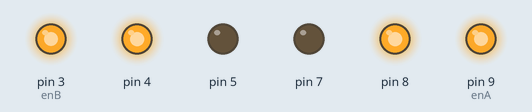
Recording of a sketch running on a simulated Arduino Uno, built with avr-gcc and run on an emulated ATmega328P. Parts: output pins drawn as LEDs (lit = HIGH).

Above: at 0.1 s.
Timing chart, 0 to 1.6 s (numbered marks = the images above):
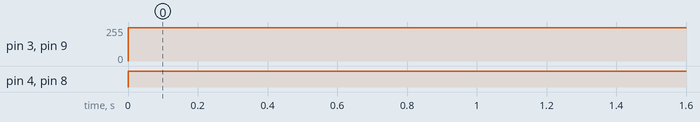

The sketch:

basic.ino
```cpp
int enA =9;
int enB =3;
void setup() {
  // put your setup code here, to run once:
  pinMode(enA,OUTPUT);
  pinMode(8,OUTPUT);
  pinMode(7,OUTPUT);
  pinMode(enB,OUTPUT);
  pinMode(5,OUTPUT);
  pinMode(4,OUTPUT);
}

void loop() {
  // put your main code here, to run repeatedly:

    analogWrite(enA,250);
    digitalWrite(8,HIGH);
    digitalWrite(7,LOW);
    analogWrite(enB,250);
   digitalWrite(5,LOW);
   digitalWrite(4,HIGH);

    delay(20000);
}
```

Measured:
- by itself, pin 3 (enB), pin 9 (enA): 0/255 → 250/255 at 0.00 s
- by itself, pin 4, pin 8: LOW → HIGH at 0.00 s
